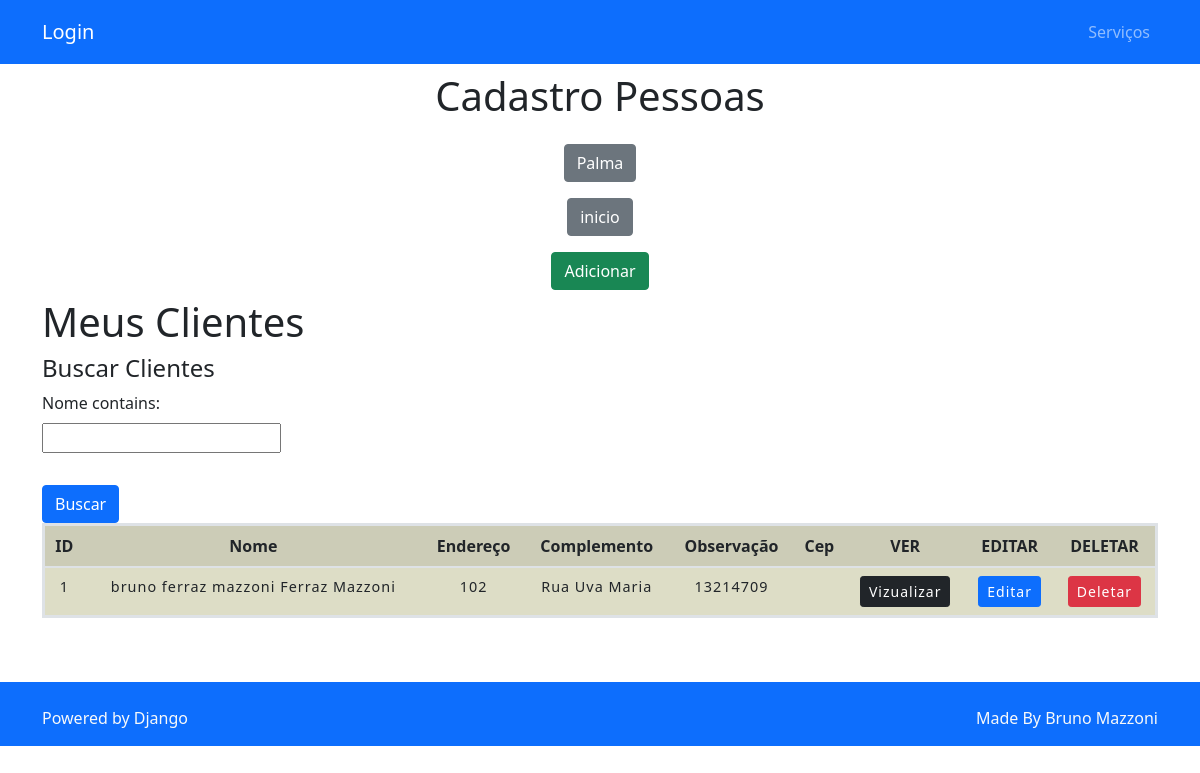
Screenshot of /searchpessoa/ with the database file from the repository.
### home/models.py (models this page shows, shortened)
class Pessoa(models.Model):
    nome = models.CharField(max_length=128)
    endereco = models.CharField(max_length=120)
    complemento = models.CharField(max_length=120)
    cep =  models.CharField(max_length=12)
    telefone = models.CharField(max_length=12)
    observacao = models.TextField(blank=True)

### home/views.py (the view)
# urls.py: path('searchpessoa/',searchpessoa, name='searchpessoa'),
def searchpessoa(request):
    pessoa_list = Pessoa.objects.all()
    pessoa_filter = PessoaFilter(request.GET, queryset=pessoa_list)
    queryset = Pessoa.objects.filter(nome='bruno')
    return render(request, 'pessoa_list.html', {'filter': pessoa_filter})
    return render(request, 'pessoa/index.html',data)

### templates/pessoa_list.html (shortened to what this page needs)
<!DOCTYPE html>
{% extends 'base.html' %}
{% block conteudo %}
{% load static %}
<html lang="pt-br">
<head>
    <link rel="stylesheet" type="text/css" href="{% static 'polls/style.css' %}">
    <link href="https://cdn.jsdelivr.net/npm/bootstrap@5.1.3/dist/css/bootstrap.min.css" rel="stylesheet">
     <link href="//cdnjs.cloudflare.com/ajax/libs/select2/4.0.0/css/select2.min.css" rel="stylesheet" />
</head>
<body>
<div class="col-8 m-auto pt-2 pb-2 text-center">
    <h1>Cadastro Pessoas</h1>
</div>
<div class="col-8 m-auto pt-2 pb-2  text-center">
    <a href="/principal" class="btn btn-secondary">Palma</a>
</div>
<div class="col-8 m-auto pt-2 pb-2  text-center">
    <a href="/" class="btn btn-secondary">inicio</a>
</div>
<div class="col-8 m-auto pt-2 pb-2  text-center">
    <a href="/formpessoa" class="btn btn-success">Adicionar</a>
</div>
    <h1> Meus Clientes</h1>
  <form method="get" action="{% url 'searchpessoa' %}">
    <div class="well">
      <h4 style="margin-top: 0">Buscar Clientes</h4>
      <div class="row">
        <div class="form-group col-sm-4 col-md-3">
          {{ filter.form.as_p }}
        </div>
      </div>
      <button type="submit" class="btn btn-primary">
         Buscar
      </button>
    </div>
  </form>
    <table class="table table-striped" border="9" style="width:100%" >
<div class="thead-dark">
<thead>
   <tr class="table-active ">
        <th scope="col"> ID </th>
        <th scope="col">Nome</th>
        <th scope="col">Endereço</th>
        <th scope="col">Complemento</th>
       <th scope="col">Observação</th>
        <th scope="col">Cep</th>
        <th scope="col">VER</th>
       <th scope="col">EDITAR</th>
       <th scope="col">DELETAR</th>
    </tr>
</thead>
</div>
<tbody>
    {% for pessoa in filter.qs %}
    <tr>
      <td>{{ pessoa.id }}</td>
      <td>{{ pessoa.nome }}</td>
      <td>{{ pessoa.endereco }}</td>
      <td>{{ pessoa.complemento }}</td>
      <td>{{ pessoa.cep }}</td>
      <td>{{ pessoa.observacao }}</td>
           <td><a href="/viewpessoa/{{pessoa.id}}/" class="btn btn-dark btn-sm">Vizualizar</a> </td>
           <td> <a href="/editpessoa/{{pessoa.id}}/" class="btn btn-primary btn-sm">Editar</a></td>
           <td> <a href="/deletepessoa/{{pessoa.id}}/" class="btn btn-danger btn-sm btnDel">Deletar</a></td>
    </tr>
    {% endfor %}
</tbody>
</table>
{% endblock %}

### templates/static/polls/style.css (style rules this page uses)
.table { border-collapse: collapse; border: 3px solid rgb(100,130,140); width 75%; background: Beige; width: center; }
tbody { font-size: 90%; font-style: 75%; letter-spacing: 1px; }
thead { color : darkblue; text-align: center; }
td { text-align: center; border: 1px solid rgb(100,130,140); }
th { text-align: center; border: 1px solid rgb(100,130,140); }

### rows the page displays
Pessoa: id "1", nome "bruno ferraz mazzoni Ferraz Mazzoni", endereco "102", complemento "Rua Uva Maria", cep "13214709"
